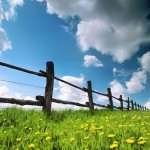
#> input picture nature.jpg, 150 x 150 px
$ python imgtxt.py
#> lines starting #> are read from the running program, lines starting #| are printed output that depends on the picture
# Author: a GitHub user AnaZ083c
# Date:   5. 7. 2018

from PIL import Image, ImageOps
import sys
import os

image = Image.open("nature.jpg")
#> image is the input picture: PIL image 150x150 RGB; mean R, G, B 114.9, 148.5, 138

if len(sys.argv) != 3:
    print("This function needs at least two arguments!! \n imgtxt <path to image> <image threshold>")

else:
    image = Image.open(sys.argv[1])
    f = open("picture.txt", "w")

spinImage = ImageOps.mirror(image)
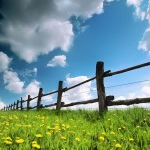
#> spinImage: PIL image 150x150 RGB; mean R, G, B 114.9, 148.5, 138
spinImage = spinImage.rotate(90)
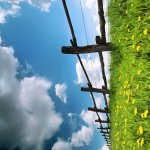
#> spinImage: PIL image 150x150 RGB; mean R, G, B 114.9, 148.5, 138
width, height = image.size
#> width = 150; height = 150

width *= 10
#> width = 1500
height *= 10
#> height = 1500

# [42 lines left out: function generate, not called in this run]

if len(sys.argv) == 3:
    generate("#", "-", "0", "-", "%", "*", int(sys.argv[2]))
    f.close()
    print("Showing the converted image...")
    os.system("picture.txt")
    print("Converted image closed.")

$ run again, with calibri.jpg copied over nature.jpg
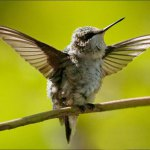
#> input picture calibri.jpg, 150 x 150 px
#> image is the input picture: PIL image 150x150 RGB; mean R, G, B 149, 149.2, 35.6
#> `spinImage = ImageOps.mirror(image)`:
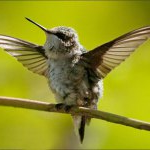
#> spinImage: PIL image 150x150 RGB; mean R, G, B 149, 149.2, 35.6
#> `spinImage = spinImage.rotate(90)`:
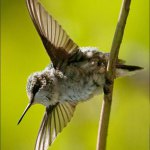
#> spinImage: PIL image 150x150 RGB; mean R, G, B 149, 149.2, 35.6
